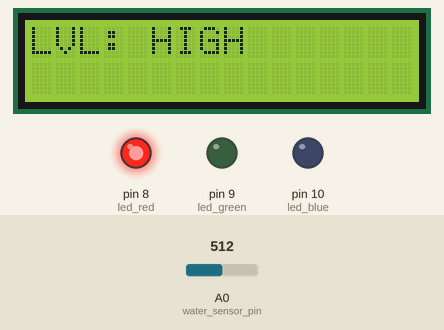
A sketch run on a simulated Arduino Uno, built with avr-gcc and run on an emulated ATmega328P. On the bench: 16×2 character LCD, output pins drawn as LEDs (lit = HIGH). The test bench sets the inputs (shaded band); at power-on: A0 (water_sensor_pin) = 512. What the sketch prints to the serial monitor is not drawn.

Above: at 1.2 s.
1.3 s: A0 (water_sensor_pin) set to 377
3.2 s: A0 (water_sensor_pin) set to 353
At 4.4 s:
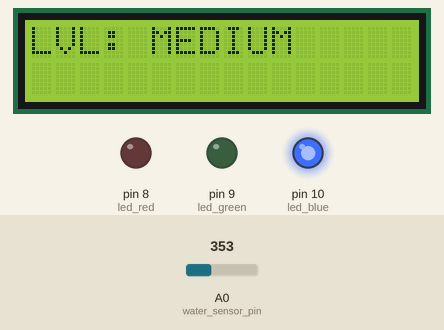
5.5 s: A0 (water_sensor_pin) set to 272
7.2 s: A0 (water_sensor_pin) set to 250
At 9.2 s:
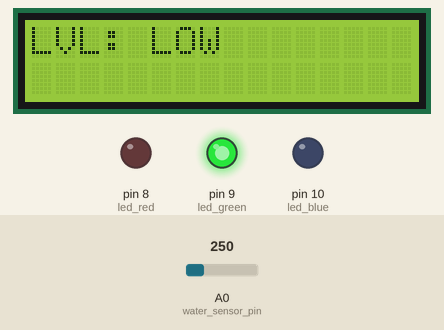
9.5 s: A0 (water_sensor_pin) set to 306
At 11.0 s:
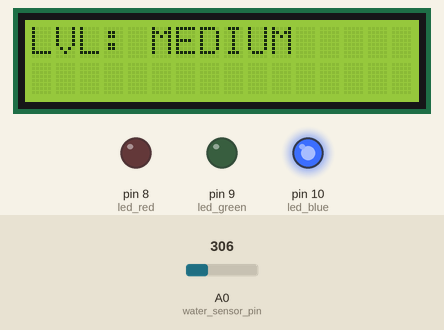
11.6 s: A0 (water_sensor_pin) set to 122
At 12.8 s:
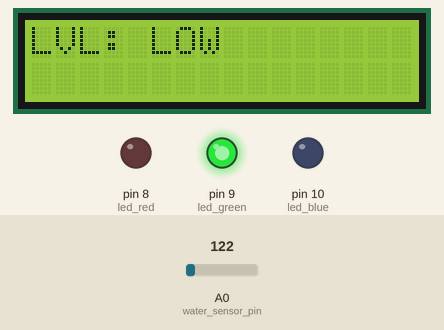
Timing chart, 0 to 14.6 s (numbered marks = the images above; inputs shaded):
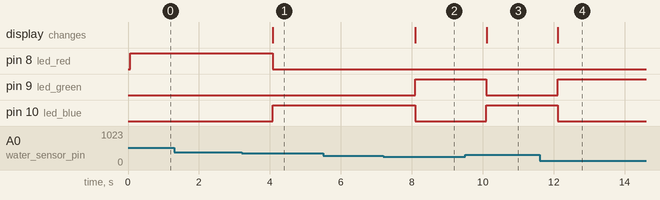

The sketch:

howdeep.ino
```cpp
#include <Arduino.h>
#include <Adafruit_Sensor.h>
#include <LiquidCrystal.h>
#include <SPI.h>
#include <DHT.h>
#include <Adafruit_I2CDevice.h>


const int rs = 12, en = 11, d4 = 2, d5 = 3, d6 =4, d7 = 5;


int led_blue = 10;
int led_green = 9;
int led_red = 8;
int water_sensor_pin = A0;


LiquidCrystal lcd(rs, en, d4, d5, d6, d7);

void lcd_printing() {
    lcd.clear();  // Clear the display to refresh the content
    lcd.setCursor(0, 0);
}

void setup(){
    pinMode(led_red, OUTPUT);
    pinMode(led_blue, OUTPUT);
    pinMode(led_green, OUTPUT);
    Serial.begin(9600);
    lcd.begin(16,2);
    pinMode(water_sensor_pin, OUTPUT);
}

void loop() {

    float water_lvl = analogRead(water_sensor_pin);
    float water_lvl_mapped = map(water_lvl, 0, 435, 0, 100);


    if (water_lvl_mapped >= 85.0){
        analogWrite(led_red, 255);
        analogWrite(led_blue, 0);
        analogWrite(led_green, 0);
        Serial.println("LVL: HIGH");
        lcd_printing();
        lcd.print("LVL: HIGH");
    }

    else if (water_lvl_mapped >= 60.0 && water_lvl_mapped < 85.0){
        analogWrite(led_red, 0);
        analogWrite(led_blue, 255);
        analogWrite(led_green, 0);
        Serial.println("LVL: MEDIUM");
        lcd_printing();
        lcd.print("LVL: MEDIUM");
    }
    else if (water_lvl_mapped < 60.0){
        analogWrite(led_red, 0);
        analogWrite(led_blue, 0);
        analogWrite(led_green, 255);
        Serial.println("LVL: LOW");
        lcd_printing();
        lcd.print("LVL: LOW");
    }

    delay(1000);
}
```

howdeep.cpp
```cpp
#include <Arduino.h>
#include <Adafruit_Sensor.h>
#include <LiquidCrystal.h>
#include <SPI.h>
#include <DHT.h>
#include <Adafruit_I2CDevice.h>


const int rs = 12, en = 11, d4 = 2, d5 = 3, d6 =4, d7 = 5;


int led_blue = 10;
int led_green = 9;
int led_red = 8;
int water_sensor_pin = A0;


LiquidCrystal lcd(rs, en, d4, d5, d6, d7);

void lcd_printing() {
    lcd.clear();  // Clear the display to refresh the content
    lcd.setCursor(0, 0);
}

void setup(){
    pinMode(led_red, OUTPUT);
    pinMode(led_blue, OUTPUT);
    pinMode(led_green, OUTPUT);
    Serial.begin(9600);
    lcd.begin(16,2);
    pinMode(water_sensor_pin, OUTPUT);
}

void loop() {

    float water_lvl = analogRead(water_sensor_pin);
    float water_lvl_mapped = map(water_lvl, 0, 435, 0, 100);


    if (water_lvl_mapped >= 85.0){
        analogWrite(led_red, 255);
        analogWrite(led_blue, 0);
        analogWrite(led_green, 0);
        Serial.println("LVL: HIGH");
        lcd_printing();
        lcd.print("LVL: HIGH");
    }

    else if (water_lvl_mapped >= 60.0 && water_lvl_mapped < 85.0){
        analogWrite(led_red, 0);
        analogWrite(led_blue, 255);
        analogWrite(led_green, 0);
        Serial.println("LVL: MEDIUM");
        lcd_printing();
        lcd.print("LVL: MEDIUM");
    }
    else if (water_lvl_mapped < 60.0){
        analogWrite(led_red, 0);
        analogWrite(led_blue, 0);
        analogWrite(led_green, 255);
        Serial.println("LVL: LOW");
        lcd_printing();
        lcd.print("LVL: LOW");
    }

    delay(1000);
}
```

Measured:
- the behaviour switches between 370 and 369 on A0 (water_sensor_pin) (found by bisection; images 0 and 1)
- the behaviour switches between 261 and 260 on A0 (water_sensor_pin) (found by bisection; images 1 and 2)
- after the input at 1.3 s, every drawn part: stays the same
- after the input at 3.2 s, pin 8 (led_red): HIGH → LOW after 0.88 s; pin 10 (led_blue): LOW → HIGH after 0.88 s; the display: changes after 0.88 s (image 1)
- after the input at 5.5 s, every drawn part: stays the same
- after the input at 7.2 s, pin 9 (led_green): LOW → HIGH after 0.89 s; pin 10 (led_blue): HIGH → LOW after 0.89 s; the display: changes after 0.90 s (image 2)
- after the input at 9.5 s, pin 9 (led_green): HIGH → LOW after 0.60 s; pin 10 (led_blue): LOW → HIGH after 0.60 s; the display: changes after 0.61 s (image 3)
- after the input at 11.6 s, pin 9 (led_green): LOW → HIGH after 0.51 s; pin 10 (led_blue): HIGH → LOW after 0.51 s; the display: changes after 0.51 s (image 4)
